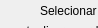
     <widget class="QWidget" name="produtor_2">
      <property name="geometry">
       <rect>
        <x>0</x>
        <y>0</y>
        <width>98</width>
        <height>28</height>
       </rect>
      </property>
      <attribute name="label">
       <string>PRODUTOR</string>
      </attribute>
      <widget class="QPushButton" name="excluir_prod_pushButton">
       <property name="geometry">
        <rect>
         <x>10</x>
         <y>300</y>
         <width>231</width>
         <height>27</height>
        </rect>
       </property>
       <property name="text">
        <string>Excluir produtor</string>
       </property>
      </widget>
      <widget class="QLabel" name="label_32">
       <property name="geometry">
        <rect>
         <x>40</x>
         <y>0</y>
         <width>171</width>
         <height>21</height>
        </rect>
       </property>
       <property name="text">
        <string>Selecionar produtor para</string>
       </property>
      </widget>
      <widget class="QComboBox" name="central_produtor_comboBox_atual">
       <property name="geometry">
        <rect>
         <x>10</x>
         <y>220</y>
         <width>231</width>
         <height>27</height>
        </rect>
       </property>
      </widget>
      <widget class="QPushButton" name="atual_prod_pushButton">
       <property name="geometry">
        <rect>
         <x>10</x>
         <y>260</y>
         <width>231</width>
         <height>27</height>
        </rect>
       </property>
       <property name="text">
        <string>Atualizar produtor</string>
       </property>
      </widget>
      <widget class="QLabel" name="lat_produtor_label_2">
       <property name="geometry">
        <rect>
         <x>60</x>
         <y>100</y>
         <width>131</width>
         <height>17</height>
        </rect>
       </property>
       <property name="text">
        <string>Latitude (Decimais)</string>
       </property>
      </widget>
      <widget class="QLineEdit" name="long_produtor_line_atual">
       <property name="geometry">
        <rect>
         <x>10</x>
         <y>170</y>
         <width>231</width>
         <height>27</height>
        </rect>
       </property>
      </widget>
      <widget class="QLabel" name="long_produtor_label_2">
       <property name="geometry">
        <rect>
         <x>50</x>
         <y>150</y>
         <width>141</width>
         <height>17</height>
        </rect>
       </property>
       <property name="text">
        <string>Longitude (Decimais)</string>
       </property>
      </widget>
      <widget class="QLabel" name="nome_produtor_label_2">
       <property name="geometry">
        <rect>
         <x>70</x>
         <y>50</y>
         <width>111</width>
         <height>17</height>
        </rect>
       </property>
       <property name="text">
        <string>Nome Produtor</string>
       </property>
      </widget>
      <widget class="QComboBox" name="add_produtor_comboBox">
       <property name="geometry">
        <rect>
         <x>10</x>
         <y>70</y>
         <width>231</width>
         <height>27</height>
        </rect>
       </property>
      </widget>
      <widget class="QLabel" name="nome_produtor_label_4">
       <property name="geometry">
        <rect>
         <x>10</x>
         <y>200</y>
         <width>241</width>
         <height>20</height>
        </rect>
       </property>
       <property name="text">
        <string>Central (comunidade ou associacao)</string>
       </property>
      </widget>
      <widget class="QLineEdit" name="lat_produtor_line_atual">
       <property name="geometry">
        <rect>
         <x>10</x>
         <y>120</y>
         <width>231</width>
         <height>27</height>
        </rect>
       </property>
      </widget>
      <widget class="QLabel" name="label_49">
       <property name="geometry">
        <rect>
         <x>20</x>
         <y>20</y>
         <width>221</width>
         <height>21</height>
        </rect>
       </property>
       <property name="text">
        <string>atualizar coordenadas ou excluir </string>
       </property>
      </widget>
     </widget>
